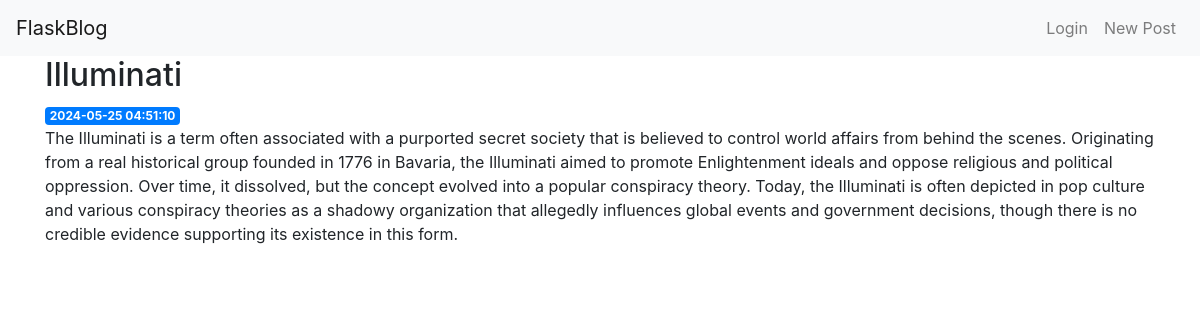
/7, run on the app's committed database.
### tables this page shows
CREATE TABLE posts (
    id INTEGER PRIMARY KEY AUTOINCREMENT,
    created TIMESTAMP NOT NULL DEFAULT CURRENT_TIMESTAMP,
    title TEXT NOT NULL,
    content TEXT NOT NULL
);

### app.py (the view)
@app.route('/<int:post_id>')
def post(post_id):
    post = get_post(post_id)
    return render_template('post.html', post=post)

### app.py (called while the page is built)
def get_db_connection():
    try:
        conn = sqlite3.connect('database.db')
        conn.row_factory = sqlite3.Row
        return conn
    except sqlite3.Error as e:
        print(f"Database connection error: {e}")
        return None

def get_post(post_id):
    conn = get_db_connection()
    if conn:
        post = conn.execute('SELECT * FROM posts WHERE id = ?', (post_id,)).fetchone()
        conn.close()
        if post is None:
            abort(404)
        return post
    else:
        abort(500)

### templates/post.html
{% extends 'base.html' %}
{% block content %}
    <h2>{% block title %} {{ post['title'] }} {% endblock %}</h2>
    <span class="badge badge-primary">{{ post['created'] }}</span>
    <p>{{ post['content'] }}</p>
{% endblock %}

### data on the page
posts: title "Illuminati", created "2024-05-25 04:51:10", content "The Illuminati is a term often associated with a purported secret society that is believed to control world affairs from behind the scenes. Originating from a real historical group founded in 1776 in Bavaria, the Illuminati aimed to promote Enlightenment ideals and oppose religious and political oppression. Over time, it dissolved, but the concept evolved into a popular conspiracy theory. Today, the Illuminati is often depicted in pop culture and various conspiracy theories as a shadowy organization that allegedly influences global events and government decisions, though there is no credible evidence supporting its existence in this form."
